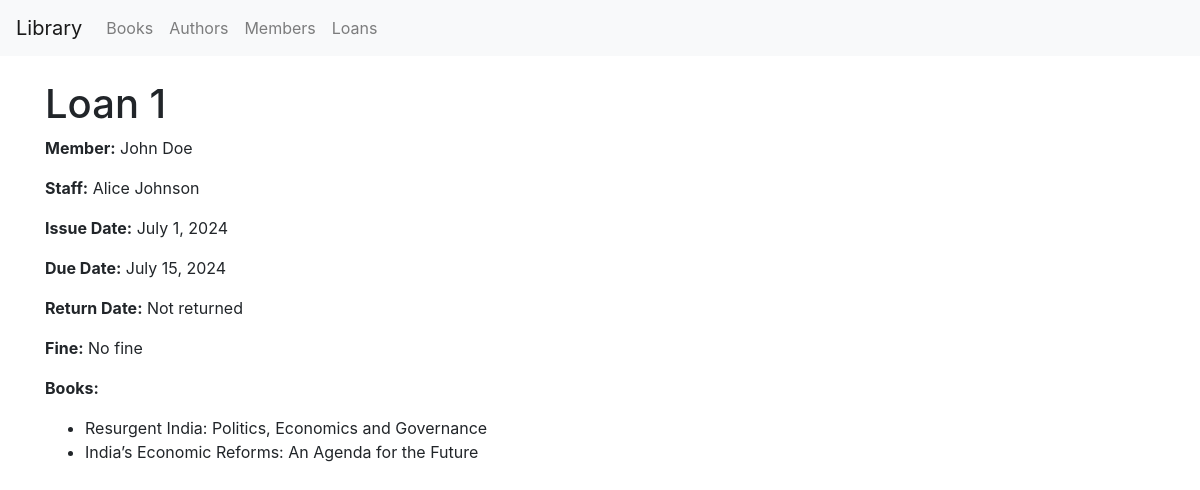
Page /loan/1/ on the committed database.
### library/models.py (models this page shows, shortened)
class Loan(models.Model):
    member = models.ForeignKey(Member, on_delete=models.CASCADE)
    staff = models.ForeignKey(Staff, on_delete=models.CASCADE)
    issue_date = models.DateField()
    due_date = models.DateField()
    return_date = models.DateField(null=True, blank=True)
    fine = models.DecimalField(max_digits=10, decimal_places=2, null=True, blank=True)
    books = models.ManyToManyField(Book, through='LoanDetail')

class Member(models.Model):
    name = models.CharField(max_length=100)
    address = models.TextField()
    phone = models.CharField(max_length=15)
    email = models.EmailField(unique=True)
    membership_date = models.DateField()

class Staff(models.Model):
    name = models.CharField(max_length=100)
    role = models.CharField(max_length=100)
    phone = models.CharField(max_length=15)
    email = models.EmailField(unique=True)

class Book(models.Model):
    title = models.CharField(max_length=200)
    isbn = models.CharField(max_length=13, unique=True)
    year_published = models.IntegerField()
    category = models.CharField(max_length=100)
    price = models.DecimalField(max_digits=10, decimal_places=2)
    publisher = models.ForeignKey(Publisher, on_delete=models.CASCADE)
    authors = models.ManyToManyField(Author, through='BookAuthor')

### library/views.py (the view)
# urls.py: path('loan/<int:pk>/', views.LoanDetailView.as_view(), name='loan-detail'),
class LoanDetailView(DetailView):
    model = Loan
    template_name = 'library/loan_detail.html'
    context_object_name = 'loan'

### library/templates/library/loan_detail.html
{% extends 'library/base.html' %}
{% block content %}
    <h1>Loan {{ loan.id }}</h1>
    <p><strong>Member:</strong> {{ loan.member.name }}</p>
    <p><strong>Staff:</strong> {{ loan.staff.name }}</p>
    <p><strong>Issue Date:</strong> {{ loan.issue_date }}</p>
    <p><strong>Due Date:</strong> {{ loan.due_date }}</p>
    <p><strong>Return Date:</strong> {{ loan.return_date|default:"Not returned" }}</p>
    <p><strong>Fine:</strong> {{ loan.fine|default:"No fine" }}</p>
    <p><strong>Books:</strong>
        <ul>
            {% for book in loan.books.all %}
                <li>{{ book.title }}</li>
            {% endfor %}
        </ul>
    </p>
{% endblock %}

### rows in the picture
Loan: id "1", member.name "John Doe", staff.name "Alice Johnson", issue_date "July 1, 2024", due_date "July 15, 2024", return_date "Not returned", fine "No fine"
Book: title "Resurgent India: Politics, Economics and Governance"
Book: title "India’s Economic Reforms: An Agenda for the Future"
